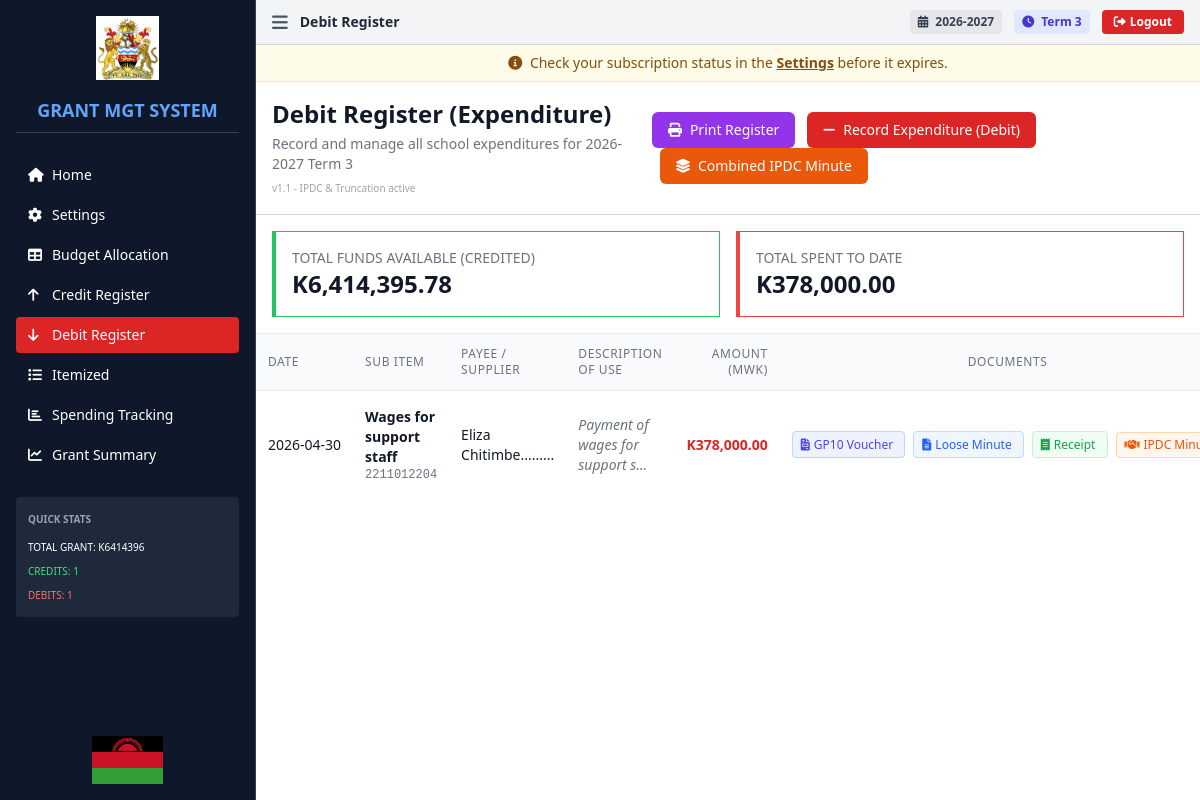
The page /debits (signed in) on the database as committed earlier.
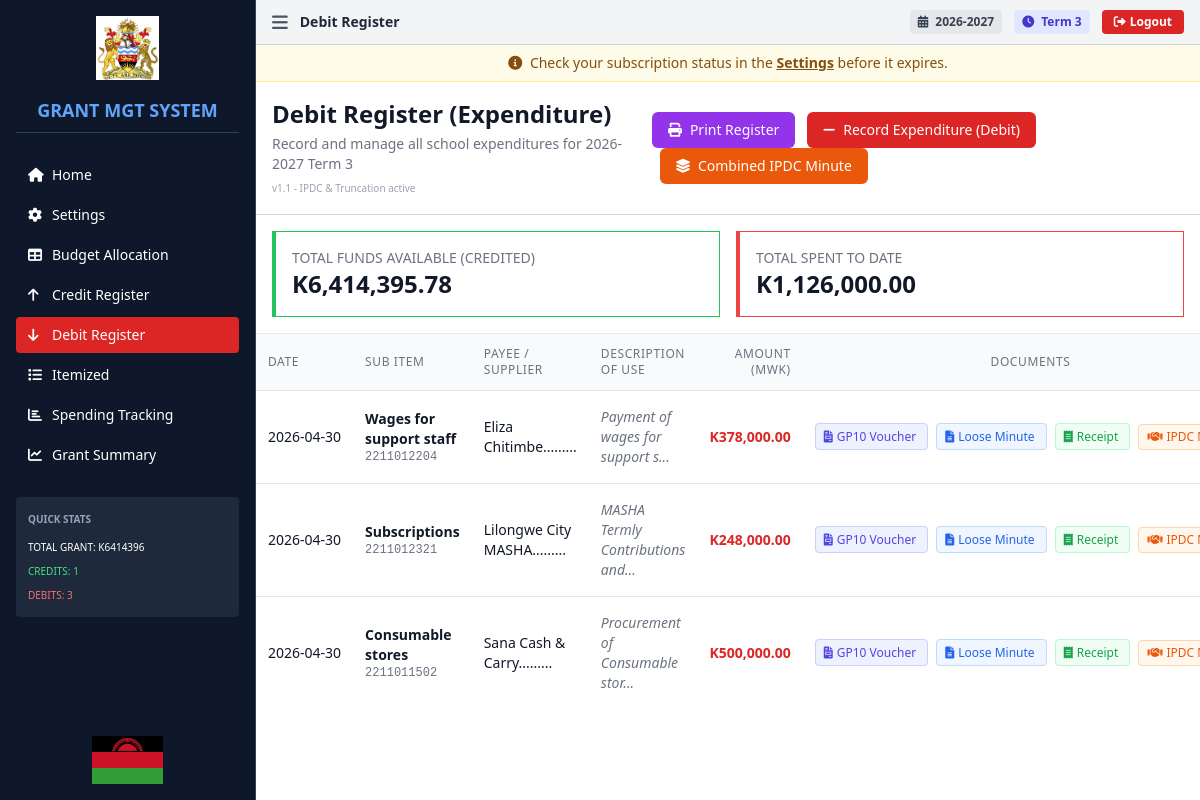
The same page on the database as committed later.
### tables this page shows
CREATE TABLE term_settings (
                id INTEGER PRIMARY KEY AUTOINCREMENT,
                school_id INTEGER NOT NULL,
                current_academic_year TEXT NOT NULL,
                current_term TEXT NOT NULL,
                updated_at DATETIME DEFAULT CURRENT_TIMESTAMP,
                FOREIGN KEY (school_id) REFERENCES schools(id),
                UNIQUE(school_id)
            );

CREATE TABLE debits (
                    id INTEGER PRIMARY KEY AUTOINCREMENT,
                    school_id INTEGER NOT NULL,
                    financial_year TEXT NOT NULL,
                    document_number TEXT NOT NULL,
                    date_paid DATE NOT NULL,
                    month TEXT NOT NULL,
                    item_id TEXT NOT NULL,
                    sub_item_description TEXT,
                    code TEXT,
                    description TEXT,
                    amount REAL NOT NULL,
                    amount_words TEXT,
                    supplier_name TEXT,
                    position TEXT,
                    created_at DATETIME DEFAULT CURRENT_TIMESTAMP, ipdc_venue TEXT, ipdc_minute_no TEXT, ipdc_members TEXT, ipdc_opening_prayer TEXT, ipdc_closing_prayer TEXT, academic_year TEXT, term TEXT, cheque_number TEXT, ipdc_quotations TEXT,
                    FOREIGN KEY (school_id) REFERENCES schools(id)
                );

### app.py (the view)
@app.route('/debits')
@require_login
def debits():
    academic_year = get_academic_year()
    term = get_term()
    budget = get_budget(academic_year, term)
    credits = get_credits(academic_year, term)
    debits = get_debits(academic_year, term)
    available_funds = get_available_funds(academic_year, term)
    settings = get_settings()
    total_spent = sum(d.get('amount', 0) for d in debits)
    total_credited = sum(
        sum(li.get('amount', 0) for li in c.get('lineItems', []))
        for c in credits
    )
    return render_template('debits.html',
                      budget=budget,
                      credits=credits,
                      debits=debits,
                      available_funds=available_funds,
                      total_spent=total_spent,
                      total_credited=total_credited,
                      academic_year=academic_year,
                      term=term,
                      settings=settings,
                      current_page='debits')

### templates/debits.html (shortened to what this page needs)
{% extends "base.html" %}
{% block title %}Debit Register{% endblock %}
{% block content %}
<div class="max-w-full">
    <div class="bg-white p-4 border-b border-gray-300">
        <div class="flex justify-between items-center">
            <div>
                <h1 class="text-2xl font-bold text-gray-900">Debit Register (Expenditure)</h1>
                <p class="text-sm text-gray-500 mt-1">Record and manage all school expenditures for {{ academic_year }} {{ term }}</p>
                <div class="text-[10px] text-gray-400 mt-1">v1.1 - IPDC & Truncation active</div>
            </div>
            <div class="space-x-2 no-print">
                <button onclick="printPage('Debit Register')"
                    class="bg-purple-600 hover:bg-purple-700 text-white px-4 py-2 rounded-md">
                    <i class="fas fa-print mr-2"></i>Print Register
                </button>
                <button onclick="showAddDebitModal()"
                    class="bg-red-600 hover:bg-red-700 text-white px-4 py-2 rounded-md">
                    <i class="fas fa-minus mr-2"></i>Record Expenditure (Debit)
                </button>
                <button onclick="showCombinedIpdcModal()"
                    class="bg-orange-600 hover:bg-orange-700 text-white px-4 py-2 rounded-md">
                    <i class="fas fa-layer-group mr-2"></i>Combined IPDC Minute
                </button>
            </div>
        </div>
    </div>
    <div class="grid grid-cols-1 md:grid-cols-2 gap-4 my-4 px-4">
        <div class="bg-white p-4 border border-gray-200 border-l-4 border-green-500">
            <h3 class="text-sm font-medium text-gray-500 uppercase">Total Funds Available (Credited)</h3>
            <p class="text-2xl font-bold text-gray-900">K{{ "{:,.2f}".format(total_credited) }}</p>
        </div>
        <div class="bg-white p-4 border border-gray-200 border-l-4 border-red-500">
            <h3 class="text-sm font-medium text-gray-500 uppercase">Total Spent to Date</h3>
            <p class="text-2xl font-bold text-gray-900">K{{ "{:,.2f}".format(total_spent) }}</p>
        </div>
    </div>
    <div class="bg-white border-t border-gray-200">
        <div class="overflow-x-auto">
            <table class="min-w-full divide-y divide-gray-200" id="debitsTable">
                <thead class="bg-gray-50">
                    <tr>
                        <th class="px-3 py-3 text-left text-xs font-medium text-gray-500 uppercase tracking-wider">Date
                        </th>
                        <th class="px-3 py-3 text-left text-xs font-medium text-gray-500 uppercase tracking-wider">Sub
                            Item</th>
                        <th class="px-3 py-3 text-left text-xs font-medium text-gray-500 uppercase tracking-wider">Payee
                            / Supplier</th>
                        <th class="px-3 py-3 text-left text-xs font-medium text-gray-500 uppercase tracking-wider">
                            Description of Use</th>
                        <th class="px-3 py-3 text-right text-xs font-medium text-gray-500 uppercase tracking-wider">
                            Amount (MWK)</th>
                        <th class="px-3 py-3 text-center text-xs font-medium text-gray-500 uppercase tracking-wider">
                            Documents</th>
                    </tr>
                </thead>
                <tbody class="bg-white divide-y divide-gray-200">
                    {% if debits %}
                    {% for debit in debits %}
                    <tr class="hover:bg-gray-50">
                        <td class="px-3 py-4 whitespace-nowrap text-sm text-gray-900">{{ debit.date }}</td>
                        <td class="px-3 py-4 text-sm text-gray-900">
                            <div class="font-semibold">{{ debit.subItemDescription }}</div>
                            <div class="text-xs font-mono text-gray-500">{{ debit.code }}</div>
                        </td>
                        <td class="px-3 py-4 text-sm text-gray-900">
                            {% if "=" in debit.supplierName or "," in debit.supplierName or "\n" in debit.supplierName %}
                                {% set first_name = debit.supplierName.split("=")[0].split(",")[0].split("\n")[0].strip() %}
                                {{ first_name }}.........
                            {% else %}
                                {{ debit.supplierName }}
                            {% endif %}
                        </td>
                        <td class="px-3 py-4 text-sm text-gray-500 italic">
                            {% if debit.description|length > 30 %}
                                {{ debit.description[:30] }}...
                            {% else %}
                                {{ debit.description }}
                            {% endif %}
                        </td>
                        <td class="px-3 py-4 whitespace-nowrap text-sm font-bold text-red-600 text-right">K{{
                            "{:,.2f}".format(debit.amount) }}</td>
                        <td class="px-3 py-4 whitespace-nowrap text-center space-x-2">
                            <a href="{{ url_for('gp10', debit_id=debit.id) }}?academic_year={{ academic_year }}&term={{ term }}"
                                target="_blank"
                                class="text-indigo-600 hover:text-indigo-800 text-xs bg-indigo-50 px-2 py-1 rounded border border-indigo-200">
                                <i class="fas fa-file-invoice mr-1"></i>GP10 Voucher
                            </a>
                            <a href="{{ url_for('loose_minute', debit_id=debit.id) }}?academic_year={{ academic_year }}&term={{ term }}"
                                target="_blank"
                                class="text-blue-600 hover:text-blue-800 text-xs bg-blue-50 px-2 py-1 rounded border border-blue-200">
                                <i class="fas fa-file-alt mr-1"></i>Loose Minute
                            </a>
                            <a href="{{ url_for('payment_receipt', debit_id=debit.id) }}?academic_year={{ academic_year }}&term={{ term }}"
                                target="_blank"
                                class="text-green-600 hover:text-green-800 text-xs bg-green-50 px-2 py-1 rounded border border-green-200">
                                <i class="fas fa-receipt mr-1"></i>Receipt
                            </a>
                            <button
                                onclick="openIpdcModal(this)"
                                data-id="{{ debit.id }}"
                                data-venue="{{ debit.ipdcVenue }}"
                                data-minute-no="{{ debit.ipdcMinuteNo }}"
                                data-members="{{ debit.ipdcMembers }}"
                                data-opening="{{ debit.ipdcOpeningPrayer }}"
                                data-closing="{{ debit.ipdcClosingPrayer }}"
                                data-quotations='{{ debit.ipdcQuotations }}'
                                class="text-orange-600 hover:text-orange-800 text-xs bg-orange-50 px-2 py-1 rounded border border-orange-200">
                                <i class="fas fa-handshake mr-1"></i>IPDC Minute
                            </button>
                        </td>
                    </tr>
                    {% endfor %}
                    {% endif %}
                </tbody>
            </table>
        </div>
    </div>
</div>
{% endblock %}

### templates/base.html (shortened to what this page needs)
<!DOCTYPE html>
<html lang="en">
<head>
    <script src="https://cdn.tailwindcss.com"></script>
    <link rel="stylesheet" href="https://cdnjs.cloudflare.com/ajax/libs/font-awesome/6.0.0/css/all.min.css">
</head>
<body class="bg-gray-50 text-sm">
    <div class="flex h-screen overflow-hidden">
        <aside id="sidebar" class="sidebar w-64 bg-slate-900 text-white flex-shrink-0 border-r border-slate-700">
            <div class="p-4 flex flex-col h-full">
                <div class="flex justify-center mb-4">
                    <img src="{{ url_for('static', filename='images/Malawi Government logo.png') }}"
                        alt="Malawi Government Logo" class="h-16 w-auto object-contain">
                </div>
                <h1 class="text-lg font-bold text-blue-400 mb-6 border-b border-slate-700 pb-2 text-center">GRANT MGT
                    SYSTEM</h1>
                <nav class="space-y-1">
                    <a href="{{ url_for('index') }}"
                        class="flex items-center space-x-2 px-3 py-2 rounded {% if current_page == 'home' %}bg-blue-600{% else %}hover:bg-slate-800{% endif %}">
                        <i class="fas fa-home w-4"></i>
                        <span>Home</span>
                    </a>
                    <a href="{{ url_for('settings') }}"
                        class="flex items-center space-x-2 px-3 py-2 rounded {% if current_page == 'settings' %}bg-blue-600{% else %}hover:bg-slate-800{% endif %}">
                        <i class="fas fa-cog w-4"></i>
                        <span>Settings</span>
                    </a>
                    <a href="{{ url_for('budget') }}"
                        class="flex items-center space-x-2 px-3 py-2 rounded {% if current_page == 'budget' %}bg-blue-600{% else %}hover:bg-slate-800{% endif %}">
                        <i class="fas fa-table w-4"></i>
                        <span>Budget Allocation</span>
                    </a>
                    <a href="{{ url_for('credits') }}"
                        class="flex items-center space-x-2 px-3 py-2 rounded {% if current_page == 'credits' %}bg-green-600{% else %}hover:bg-slate-800{% endif %}">
                        <i class="fas fa-arrow-up w-4"></i>
                        <span>Credit Register</span>
                    </a>
                    <a href="{{ url_for('debits') }}"
                        class="flex items-center space-x-2 px-3 py-2 rounded {% if current_page == 'debits' %}bg-red-600{% else %}hover:bg-slate-800{% endif %}">
                        <i class="fas fa-arrow-down w-4"></i>
                        <span>Debit Register</span>
                    </a>
                    <a href="{{ url_for('itemized') }}"
                        class="flex items-center space-x-2 px-3 py-2 rounded {% if current_page == 'itemized' %}bg-orange-600{% else %}hover:bg-slate-800{% endif %}">
                        <i class="fas fa-list w-4"></i>
                        <span>Itemized</span>
                    </a>
                    <a href="{{ url_for('tracking') }}"
                        class="flex items-center space-x-2 px-3 py-2 rounded {% if current_page == 'tracking' %}bg-purple-600{% else %}hover:bg-slate-800{% endif %}">
                        <i class="fas fa-chart-bar w-4"></i>
                        <span>Spending Tracking</span>
                    </a>
                    <a href="{{ url_for('grant_summary') }}"
                        class="flex items-center space-x-2 px-3 py-2 rounded {% if current_page == 'dashboard' %}bg-blue-600{% else %}hover:bg-slate-800{% endif %}">
                        <i class="fas fa-chart-line w-4"></i>
                        <span>Grant Summary</span>
                    </a>
                </nav>
                {% if budget %}
                <div class="mt-6 p-3 bg-slate-800 rounded">
                    <h3 class="font-semibold mb-2 text-[10px] text-slate-400">QUICK STATS</h3>
                    <div class="space-y-1 text-[10px]">
                        <div>TOTAL GRANT: K{{ "%.0f"|format(budget.totalGrant or 0) }}</div>
                        <div class="text-green-400">CREDITS: {{ credits|length }}</div>
                        <div class="text-red-400">DEBITS: {{ debits|length }}</div>
                    </div>
                </div>
                {% endif %}
                <div class="mt-auto pt-4 flex justify-center">
                    <img src="{{ url_for('static', filename='images/Malawi flag.png') }}" alt="Malawi Flag"
                        class="h-12 w-auto object-contain">
                </div>
            </div>
        </aside>
        <main class="main-content flex-1 overflow-auto bg-white">
            <header class="bg-gray-100 border-b border-gray-300 px-4 py-2">
                <div class="flex items-center justify-between">
                    <div class="flex items-center space-x-3">
                        <button onclick="toggleSidebar()" class="text-gray-600 hover:text-black">
                            <i class="fas fa-bars text-lg"></i>
                        </button>
                        <h2 class="text-sm font-bold text-gray-800">
                            {% block title %}GRANT MANAGEMENT SYSTEM{% endblock %}
                        </h2>
                    </div>
                    <div class="flex items-center space-x-3">
                        <span class="text-xs font-bold text-gray-700 bg-gray-200 px-2 py-1 rounded">
                            <i class="fas fa-calendar-alt mr-1"></i> {{ academic_year }}
                        </span>
                        <span class="text-xs font-bold text-indigo-700 bg-indigo-100 px-2 py-1 rounded">
                            <i class="fas fa-clock mr-1"></i> {{ term }}
                        </span>
                        <button onclick="logout()" class="bg-red-600 hover:bg-red-700 text-white px-3 py-1 rounded text-xs font-semibold transition">
                            <i class="fas fa-sign-out-alt mr-1"></i>Logout
                        </button>
                    </div>
                </div>
            </header>
            <div class="p-0">
                {% if current_page != 'settings' %}
                <div class="subscription-notice bg-yellow-50 border-b border-yellow-200 px-4 py-2 text-center text-sm text-yellow-800">
                    <i class="fas fa-info-circle mr-1"></i>
                    Check your subscription status in the <a href="{{ url_for('settings') }}" class="font-bold underline hover:text-yellow-900">Settings</a> before it expires.
                </div>
                {% endif %}
                {% block content %}{% endblock %}
            </div>
        </main>
    </div>
</body>
</html>

Rows that differ between the two databases and show on the page:
added debits: date "2026-04-30", subItemDescription "Subscriptions", code "2211012321", first_name "Lilongwe City MASHA", description "MASHA Termly Contributions and", amount "248,000.00"
added debits: date "2026-04-30", subItemDescription "Consumable stores", code "2211011502", first_name "Sana Cash & Carry", description "Procurement of Consumable stor", amount "500,000.00"
Other text that changed with them:
{{ debits|length }}: "1" → "3"
{{ "{:,.2f}".format(total_spent) }}: "378,000.00" → "1,126,000.00"
